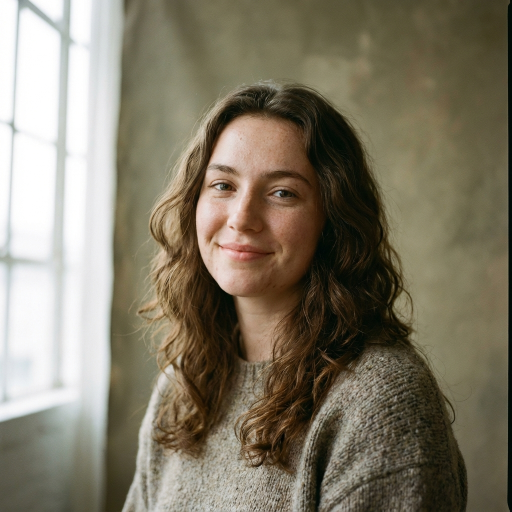
#> input picture input.png, 1024 x 1024 px (shown at 1/2 size)
$ python -i segmentation.py   (imports and definitions only)
#> lines starting #> are read from the running program, lines starting #| are printed output that depends on the picture; after the words box and inside, x2 and y2 are one past the last pixel; in counts of white or black regions, pixels touching at a corner belong together
"""
Background/Foreground Segmentation Module
Uses OpenCV GrabCut for person segmentation (MediaPipe-free fallback).
"""

import cv2
import numpy as np


class PersonSegmenter:
    """Handles person segmentation using OpenCV-based approach."""

    def __init__(self):
        """Initialize segmenter."""
        pass

    def segment(self, image):
        """
        Segment person from background using a simple but effective approach.
        Uses edge detection and color-based segmentation.

        Args:
            image: Input image (BGR format)

        Returns:
            Binary mask where 1 = person, 0 = background
        """
        h, w = image.shape[:2]

        # Create a simple center-weighted mask
        # Assumes person is roughly in center of frame (common for portraits)
        mask = np.zeros((h, w), dtype=np.uint8)

        # Create initial rectangular mask (center region is likely foreground)
        center_x, center_y = w // 2, h // 2
        rect_w, rect_h = int(w * 0.6), int(h * 0.7)

        x1 = max(0, center_x - rect_w // 2)
        y1 = max(0, center_y - rect_h // 2)
        x2 = min(w, center_x + rect_w // 2)
        y2 = min(h, center_y + rect_h // 2)

        # Use GrabCut for better segmentation
        bgd_model = np.zeros((1, 65), np.float64)
        fgd_model = np.zeros((1, 65), np.float64)

        rect = (x1, y1, x2 - x1, y2 - y1)
        mask_temp = np.zeros((h, w), dtype=np.uint8)

        try:
            cv2.grabCut(image, mask_temp, rect, bgd_model, fgd_model, 5, cv2.GC_INIT_WITH_RECT)

            # Create binary mask from GrabCut result
            binary_mask = np.where((mask_temp == cv2.GC_FGD) | (mask_temp == cv2.GC_PR_FGD), 1, 0).astype(np.uint8)
        except:
            # Fallback to simple ellipse mask if GrabCut fails
            binary_mask = np.zeros((h, w), dtype=np.uint8)
            cv2.ellipse(binary_mask, (center_x, center_y),
                       (rect_w // 2, rect_h // 2), 0, 0, 360, 1, -1)

        return binary_mask

    def refine_mask(self, mask, kernel_size=5):
        """
        Refine segmentation mask using morphological operations.

        Args:
            mask: Binary mask
            kernel_size: Size of morphological kernel

        Returns:
            Refined mask
        """
        # Create morphological kernel
        kernel = cv2.getStructuringElement(cv2.MORPH_ELLIPSE, (kernel_size, kernel_size))

        # Close small holes
        mask_closed = cv2.morphologyEx(mask, cv2.MORPH_CLOSE, kernel)

        # Remove small noise
        mask_opened = cv2.morphologyEx(mask_closed, cv2.MORPH_OPEN, kernel)

        return mask_opened

    def feather_edges(self, mask, blur_amount=15):
        """
        Feather mask edges for smooth blending.

        Args:
            mask: Binary mask
            blur_amount: Amount of blur for edge feathering

        Returns:
            Feathered mask with smooth edges (0-1 float)
        """
        # Convert to float
        mask_float = mask.astype(np.float32)

        # Apply Gaussian blur to soften edges
        feathered = cv2.GaussianBlur(mask_float, (blur_amount, blur_amount), 0)

        return feathered

    def get_segmentation_masks(self, image):
        """
        Get complete segmentation masks with refinement.

        Args:
            image: Input image

        Returns:
            tuple: (foreground_mask, background_mask, feathered_mask)
        """
        # Get initial segmentation
        mask = self.segment(image)

        # Refine the mask
        refined_mask = self.refine_mask(mask)

        # Feather edges
        feathered_mask = self.feather_edges(refined_mask)

        # Create background mask (inverse)
        background_mask = 1.0 - feathered_mask

        return refined_mask, background_mask, feathered_mask

    def close(self):
        """Release resources."""
        pass


def test():
    """Test function for module validation."""
    # Create a test image
    test_image = np.random.randint(0, 255, (480, 640, 3), dtype=np.uint8)

    # Initialize segmenter
    segmenter = PersonSegmenter()

    # Test segmentation
    fg_mask, bg_mask, feathered = segmenter.get_segmentation_masks(test_image)

    print(f"Segmentation complete:")
    print(f"  Foreground mask shape: {fg_mask.shape}")
    print(f"  Background mask shape: {bg_mask.shape}")
    print(f"  Feathered mask shape: {feathered.shape}")

    # Cleanup
    segmenter.close()

    return True

>>> import cv2
>>> picture = cv2.imread('../input.png')
#> picture is the input picture: shape (1024, 1024, 3); mean B, G, R 102.6, 120.8, 128.3
>>> result = PersonSegmenter().get_segmentation_masks(picture)
#> in get_segmentation_masks, `mask = self.segment(image)`:
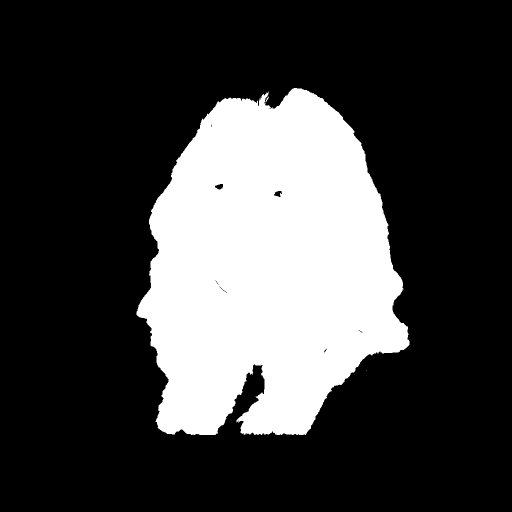
#> mask: shape (1024, 1024) (shown at 1/2 size); values 0 (black) and 1 (white), 25.9% white; 3 white regions (1 under 20 px), largest, box (x1, y1, x2, y2) and area: (273, 176, 819, 870) 271061, (531, 193, 538, 205) 25
#> in refine_mask, `mask_closed = cv2.morphologyEx(mask, cv2.MORPH_CLOSE, kernel)`: mask_closed: shape (1024, 1024); values 0 (black) and 1 (white), 25.9% white; 2 white regions (1 under 20 px), largest, box (x1, y1, x2, y2) and area: (273, 176, 819, 870) 271400
#> in refine_mask, `mask_opened = cv2.morphologyEx(mask_closed, cv2.MORPH_OPEN, kernel)`: mask_opened: shape (1024, 1024); values 0 (black) and 1 (white), 25.9% white; 1 white region, box (x1, y1, x2, y2) and area: (273, 176, 819, 870) 271306
#> in get_segmentation_masks, `background_mask = 1.0 - feathered_mask`:
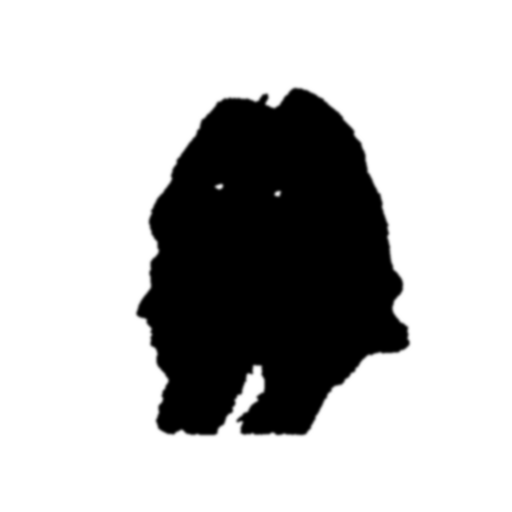
#> background_mask: shape (1024, 1024) float32 (shown at 1/2 size); min -1.19e-07, max 1, mean 0.741; drawn with min black and max white
